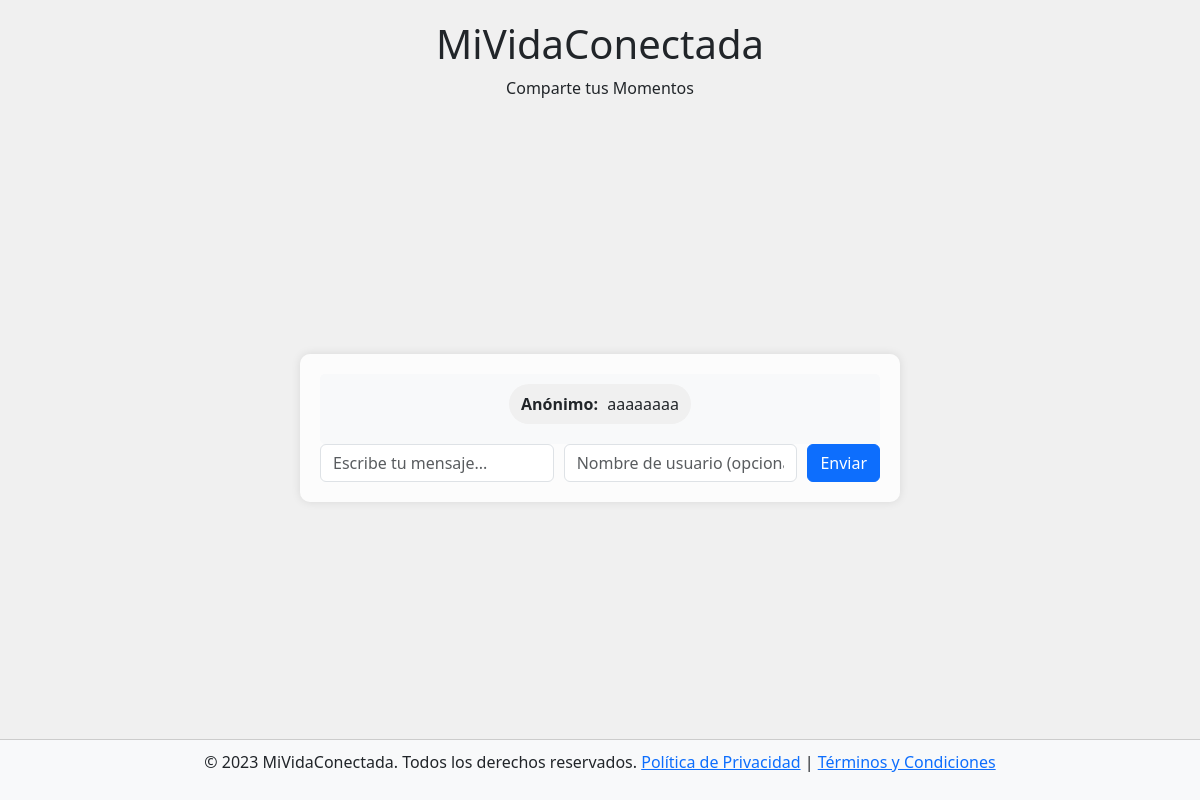
The app's page /, older data.
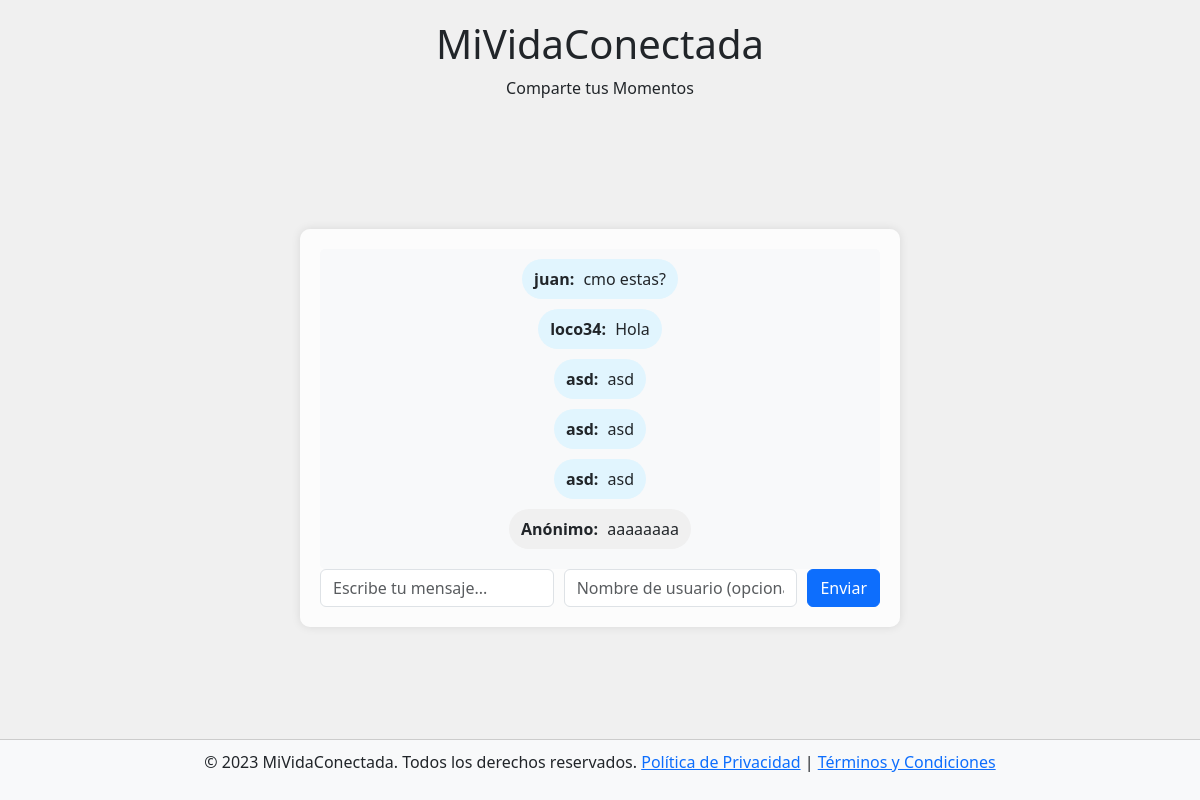
The same page, newer data.
### chat/models.py (models this page shows)
class Mensaje(models.Model):
    contenido = models.TextField()
    usuario = models.CharField(max_length=50, default='Anonimo')
    fecha_creacion = models.DateTimeField(auto_now_add=True)
    direccion_ip = models.GenericIPAddressField(null=True, blank=True)

### chat/views.py (the view, shortened to what this page needs)
# urls.py: 2. Add a URL to urlpatterns:  path('', views.home, name='home')
def home(request):
    client_ip = request.META.get('HTTP_X_FORWARDED_FOR') or request.META.get('REMOTE_ADDR')
    print("Client IP:", client_ip)
    mensajes = Mensaje.objects.all().order_by('-fecha_creacion')
    if mensajes.count() > 10:
        mensaje_ultimo = mensajes.first()
        mensajes.exclude(pk=mensaje_ultimo.pk).delete()
    mensajes = Mensaje.objects.all().order_by('-fecha_creacion')
    return render(request, 'index.html', {'mensajes': mensajes})

### chat/templates/index.html (shortened to what this page needs)
<!DOCTYPE html>
<html lang="es">
<head>
    <link href="https://cdn.jsdelivr.net/npm/bootstrap@5.3.0/dist/css/bootstrap.min.css" rel="stylesheet">
</head>
<body>
    <header  style="text-align: center; margin-top: 20px;">
        <h1>MiVidaConectada</h1>
        <p>Comparte tus Momentos</p>
    </header>
    <div class="chat-container">
        <div class="chat-messages" id="chat-messages">
            {% for mensaje in mensajes %}
            <div class="message-container">
                <div class="message {% if mensaje.usuario == 'Anónimo' %}anonymous{% endif %}">
                    <strong>{{ mensaje.usuario }}:</strong> {{ mensaje.contenido }}
                </div>
            </div>
            {% endfor %}
        </div>
        <form method="post"  action="{% url 'home' %}">
            <div class="input-container">
                <input type="text" class="form-control" placeholder="Escribe tu mensaje..." name="message-input" id="message-input">
                <input type="text" class="form-control" placeholder="Nombre de usuario (opcional)" name="username-input" id="username-input">
                <button class="btn btn-primary" type="submit" name="send-button" id="send-button">Enviar</button>
            </div>
        </form>
    </div>
    <footer class="footer">
       <p>&copy; 2023 MiVidaConectada. Todos los derechos reservados. <a href="#">Política de Privacidad</a> | <a href="#">Términos y Condiciones</a></p>
    </footer>
</body>
</html>

### chat/templates/index.html (style rules this page uses)
body { background-color: #f0f0f0; margin: 0; display: flex; flex-direction: column; min-height: 100vh; }
.chat-container { width: 100%; max-width: 600px; background-color: rgba(255, 255, 255, 0.8); border-radius: 10px; box-shadow: 0px 0px 10px rgba(0, 0, 0, 0.1); display: flex; flex-direction: column; padding: 20px; margin: auto; }
.chat-messages { flex-grow: 1; overflow-y: auto; max-height: 500px; padding: 10px; border-radius: 5px; background-color: #f8f9fa; }
.message-container { display: flex; flex-direction: column; align-items: center; margin-bottom: 10px; }
.message { background-color: #e1f5fe; padding: 8px 12px; border-radius: 20px; max-width: 100%; word-wrap: break-word; }
.message strong { font-weight: bold; margin-right: 5px; }
.message.anonymous { background-color: #f0f0f0; }
.input-container { display: flex; align-items: center; }
.input-container input[type="text"] { flex-grow: 1; margin-right: 10px; }
.footer { background-color: #f8f9fa; padding: 10px; text-align: center; border-top: 1px solid #ccc; width: 100%; }

Row changes from the older to the newer data that the page shows:
added Mensaje: usuario "juan", contenido "cmo estas?"
added Mensaje: usuario "loco34", contenido "Hola"
added Mensaje: usuario "asd", contenido "asd"
added Mensaje: usuario "asd", contenido "asd"
added Mensaje: usuario "asd", contenido "asd"
